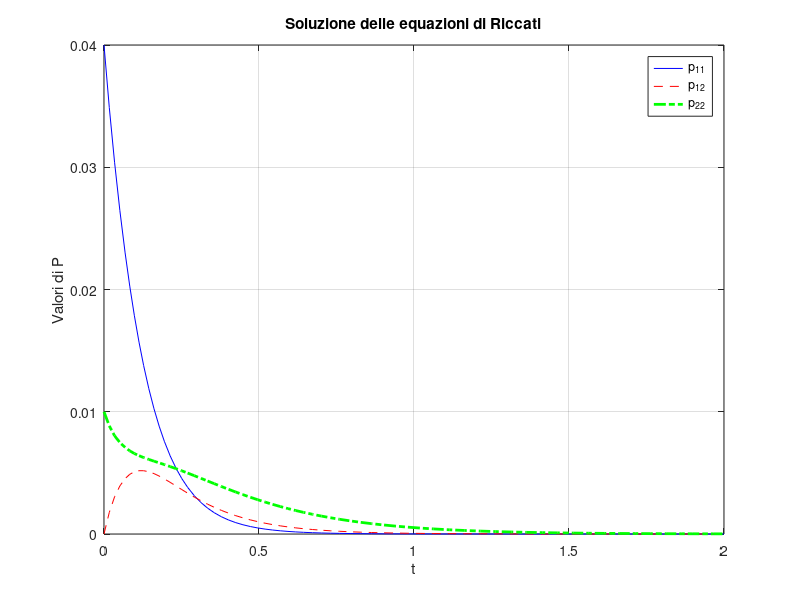

The MATLAB source for this figure:
clc
clear all
close all

A = [-4 0; 3 -2];
C = [0 1];
Q = 400;
P0 = [0.04 0;0 0.01];
R = zeros(2,2);

%% Integrazione FDRE (punto K3)

function dPdt = riccati_eq(t, P)
    
    p11 = P(1);
    p12 = P(2);
    p22 = P(3);
    
    dp11 = -8 * p11 - 400 * p12^2;
    dp12 = 3 * p11 - 6 * p12 - 400 * p12 * p22;
    dp22 = 6 * p12 - 4 * p22 - 400 * p22^2;
    
    dPdt = [dp11; dp12; dp22];
end


tspan = [0 2];
[t, P] = ode45(@riccati_eq, tspan, [0.04; 0; 0.01]);

p11 = P(:, 1);
p12 = P(:, 2);
p22 = P(:, 3);

figure;
plot(t, p11, 'b-', t, p12, 'r--', t, p22, 'g-.', 'LineWidth', 2);
xlabel('t');
ylabel('Valori di P');
legend('p_{11}', 'p_{12}', 'p_{22}');
title('Soluzione delle equazioni di Riccati');
grid on;
